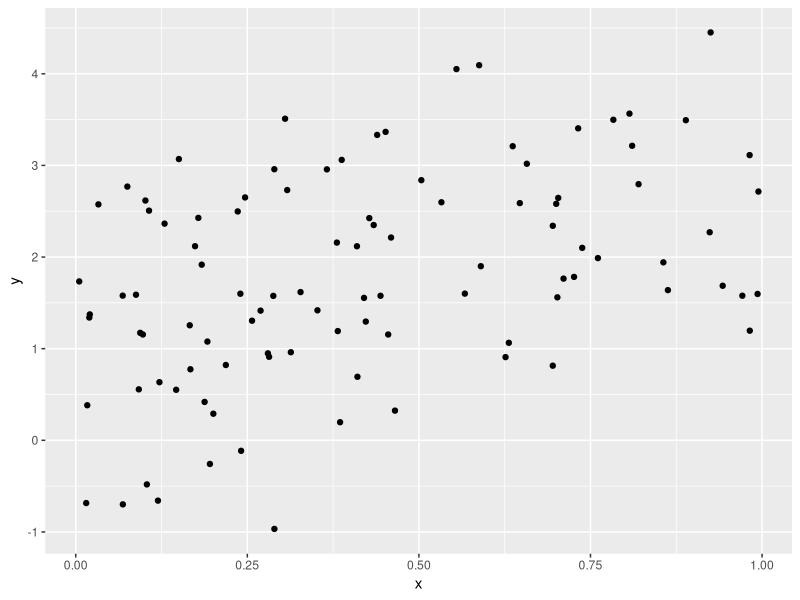

R code for this plot:
## ---- chunk 1
library(tidyverse)

plot_df =
  tibble(
    x = runif(100),
    y = 1 + 2 * x +rnorm(100)
  )

plot_df |> 
  ggplot(aes(x = x, y = y)) +
  geom_point()
